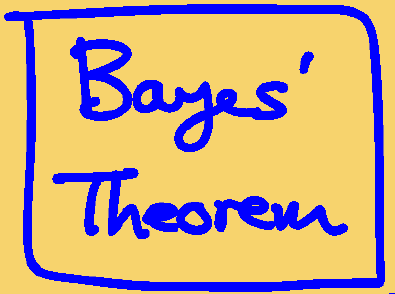
#> input picture images/color.png, 395 x 294 px; the run also reads 1 picture not shown here
$ python image2bin.py   (older library calls are emulated)
#> lines starting #> are read from the running program, lines starting #| are printed output that depends on the picture; after the words box and inside, x2 and y2 are one past the last pixel; in counts of white or black regions, pixels touching at a corner belong together

#----ref: https://076923.github.io/posts/Python-opencv-10/

import cv2

#----------------------------------
# png files to binary

src = cv2.imread("images/color.png", cv2.IMREAD_COLOR)
#> src is the input picture: shape (294, 395, 3); mean B, G, R 139.4, 167, 195.5
#file size
size=src.shape
#> size = (294, 395, 3)
size

#gray로 변환
gray = cv2.cvtColor(src, cv2.COLOR_RGB2GRAY)
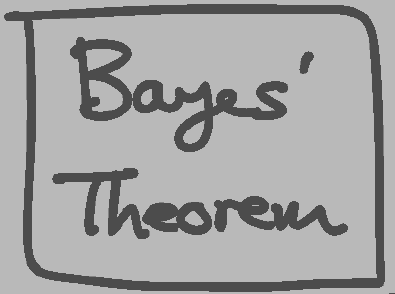
#> gray: shape (294, 395); min 76, max 185, mean 162.3
ret, dst = cv2.threshold(gray, 100, 255, cv2.THRESH_BINARY)
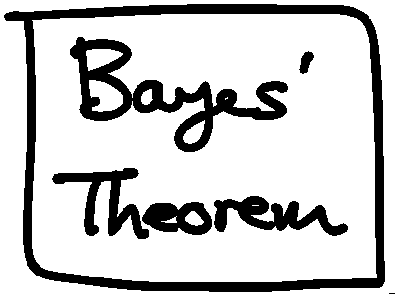
#> dst: shape (294, 395); 79.3% white; 7 black regions (1 under 20 px), largest, box (x1, y1, x2, y2) and area: (4, 4, 385, 292) 11171, (70, 37, 288, 152) 6341, (214, 196, 348, 236) 2424, (52, 168, 149, 239) 2380, (142, 202, 212, 235) 1522, (299, 51, 314, 74) 202

cv2.imshow("dst", dst)
# save as file
cv2.imwrite('images/gray.png', dst)


#----------------------------------
# Edge 검출
src = cv2.imread("images/color.png", cv2.IMREAD_COLOR)
gray = cv2.cvtColor(src, cv2.COLOR_BGR2GRAY)
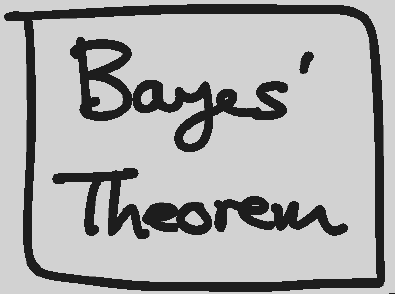
#> gray: shape (294, 395); min 29, max 210, mean 172.3

canny = cv2.Canny(src, 100, 255)
#> canny: shape (294, 395); 4.4% white in thin lines or dots
sobel = cv2.Sobel(gray, cv2.CV_8U, 1, 0, 3)
laplacian = cv2.Laplacian(gray, cv2.CV_8U, ksize=3)
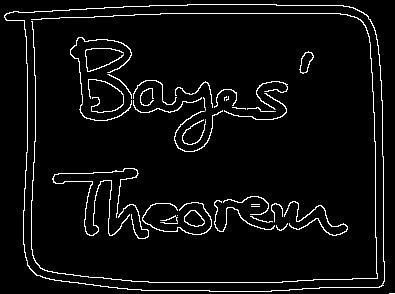
#> laplacian: shape (294, 395); min 0, max 255, mean 12.7

cv2.imshow("canny", canny)
cv2.imshow("sobel", sobel)
cv2.imshow("laplacian", laplacian)
cv2.waitKey(0)
cv2.destroyAllWindows()

#----------------------------------
# image open and save

import PIL.Image as pilimg
import numpy as np
import matplotlib.pyplot as plt

# Read image
im = pilimg.open("images/color.png")
im.show()

# Fetch image pixel data to numpy array
pix = np.array(im)
plt.imshow(pix)


#----------------------------------
# add a gaussian noise
# ref: https://stackoverflow.com/questions/22937589/how-to-add-noise-
#gaussian-salt-and-pepper-etc-to-image-in-python-with-opencv

import numpy as np
import random
import cv2

def sp_noise(image,prob):
    '''
    Add salt and pepper noise to image
    prob: Probability of the noise
    '''
#> called with prob = 0.1
    output = np.zeros(image.shape,np.uint8)
    thres = 1 - prob
    for i in range(image.shape[0]):
        for j in range(image.shape[1]):
            rdn = random.random()
            if rdn < prob:
                output[i][j] = 0 #pepper
            elif rdn > thres:
                output[i][j] = 255 #salt
            else:
                output[i][j] = image[i][j]
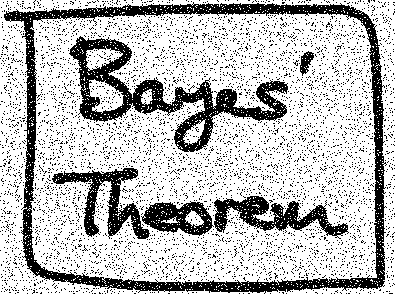
#> output: shape (294, 395); 73.4% white; 5501 black regions (5495 under 20 px), largest, box (x1, y1, x2, y2) and area: (4, 2, 387, 294) 10370, (69, 36, 288, 152) 5927, (214, 196, 349, 239) 2228, (52, 168, 150, 239) 2224, (141, 201, 214, 236) 1400, (300, 51, 314, 76) 187
    return output

image = cv2.imread("images/bw.png", cv2.IMREAD_GRAYSCALE) # Only for grayscale image
noise_img = sp_noise(image, 0.1)
cv2.imwrite("sp_noise2.png", noise_img)


#----------------------------------
# add a text message on image
#

import cv2

# addtext.shape 명령어를 통해 text 위치결정(294,395)
# 영점은 좌측상단
font                   = cv2.FONT_HERSHEY_SIMPLEX
bottomLeftCornerOfText = (150,280)
fontScale = 1
fontColor = (255,0,0)
lineType               = 2

addtext = cv2.imread('sp_noise1.jpg', 1)
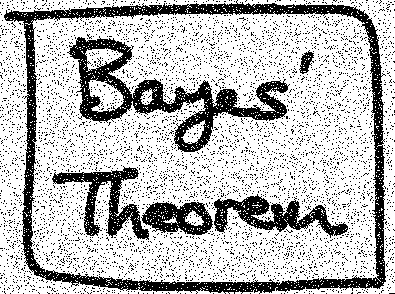
#> input picture sp_noise1.jpg, 395 x 294 px
#> addtext is the input picture: shape (294, 395, 3); min 0, max 255, mean 186.7
cv2.putText(addtext,"0.1",bottomLeftCornerOfText,
            font, fontScale, fontColor, lineType)
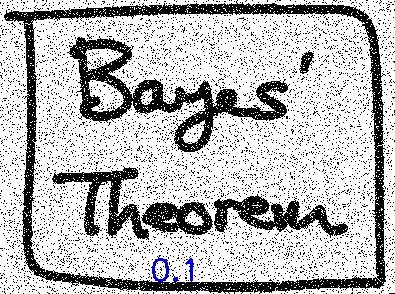
#> addtext: shape (294, 395, 3); 0.24% of pixels changed, all inside (x1, y1, x2, y2) = (152, 258, 193, 282)
cv2.imwrite('add_text.jpg', addtext)
